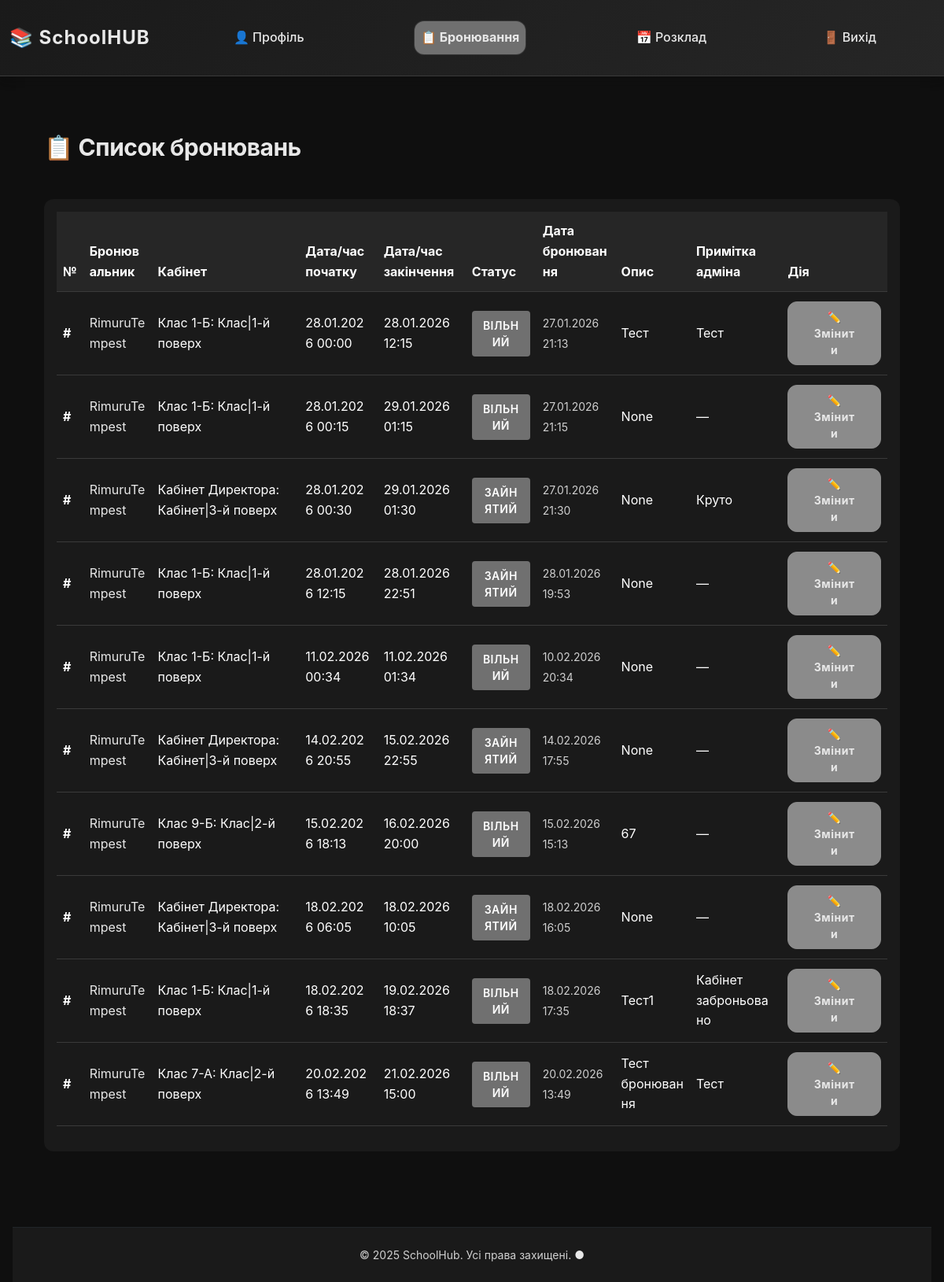
Page /booking/ (signed in) on the committed database.
### Booking/models.py (models this page shows, shortened)
class Booking(models.Model):
    user = models.ForeignKey(User, on_delete=models.CASCADE)
    resource = models.ForeignKey(Resource, on_delete=models.SET_NULL, null=True, verbose_name="Об'єкт")
    start_time = models.DateTimeField(verbose_name="Час початку бронювання")
    end_time = models.DateTimeField(verbose_name="Час завершення бронювання")
    status = models.ForeignKey(Status, on_delete=models.SET_NULL, null=True, verbose_name="Статус")
    created_at = models.DateTimeField(auto_now_add=True)
    description = models.CharField(max_length=255, verbose_name="Додаткова інформація", null=True, blank=True, default=None)
    reason = models.CharField(max_length=255, verbose_name="Інформація від адміністратора/модератора", null=True, blank=True, default=None)

class Status(models.Model):
    name = models.CharField(max_length=50)
    verbose_name = models.CharField(max_length=100)

### Resource/models.py (models this page shows, shortened)
class Resource(models.Model):
    name = models.CharField(max_length=255, verbose_name="Назва")
    type = models.CharField(max_length=255, verbose_name="Тип")
    location = models.ForeignKey(Location, on_delete=models.CASCADE, verbose_name="Розташування")
    is_active = models.BooleanField(default=True, verbose_name="Доступність")
    description = models.TextField(verbose_name="Опис", null=True, blank=True, default=None)
    def __str__(self):
        return f"{self.name}: {self.type}|{self.location.name}"

class Location(models.Model):
    name = models.CharField(max_length=255)

### Booking/views.py (the view)
# urls.py: path("", views.resources, name="resource"),
@has_permission("RB")
@login_required
def resources(request: HttpRequest):
    return render(request, "resource.html", dict(booking=Booking.objects.all()))

### Booking/permissions.py (called while the page is built)
def has_permission(action_name: str):
    def decorator(func):
        @wraps(func)
        def wrap_func(request: HttpRequest, *args, **kwargs):
            if request.user.profile.positions.filter(actions__name=action_name).exists():
                return func(request, *args, **kwargs)
            else:
                messages.error(request, "У вас недостатьно прав")
                return redirect("index")
        return wrap_func
    return decorator

### Booking/templatetags/permissions.py (called while the page is built)
@register.filter(name="has_permission")
def has_permission(user, action_name):
    return user.profile.positions.filter(actions__name=action_name).exists()

### Booking/templates/Resource.html (shortened to what this page needs)
{% extends "base.html" %}
{% load permissions %}
{% block content %}
<div class="container py-4">
    <h1 class="mb-5">📋 Список бронювань</h1>
    {% if booking %}
    <div class="table-wrapper">
        <table class="table table-hover">
            <thead>
                <tr>
                    <th>№</th>
                    <th>Бронювальник</th>
                    <th>Кабінет</th>
                    <th>Дата/час початку</th>
                    <th>Дата/час закінчення</th>
                    <th>Статус</th>
                    <th>Дата бронювання</th>
                    <th>Опис</th>
                    <th>Примітка адміна</th>
                    <th>Дія</th>
                </tr>
            </thead>
            <tbody>
                {% for book in booking %}
                <tr>
                    <td><strong>#{{ forloop.index }}</strong></td>
                    <td><span class="text-accent">{{ book.user }}</span></td>
                    <td>{{ book.resource }}</td>
                    <td>{{ book.start_time|date:"d.m.Y H:i" }}</td>
                    <td>{{ book.end_time|date:"d.m.Y H:i" }}</td>
                    <td>
                        <span class="badge text-bg-info">
                            {{ book.status.verbose_name }}
                        </span>
                    </td>
                    <td><small class="text-muted">{{ book.created_at|date:"d.m.Y H:i" }}</small></td>
                    <td>{{ book.description|truncatewords:5 }}</td>
                    <td>{{ book.reason|default:"—" }}</td>
                    <td>
                        <a href="{% url 'update_book' id=book.id %}" class="btn btn-sm btn-warning">
                            ✏️ Змінити
                        </a>
                    </td>
                </tr>
                {% endfor %}
            </tbody>
        </table>
    </div>
    {% endif %}
</div>
{% endblock content %}

### Profile/static/css/dark-theme.css (style rules this page uses)
:root { --color-bg-primary: #0F0F0F; --color-bg-secondary: #1A1A1A; --color-bg-tertiary: #262626; --color-accent-primary: #E8E8E8; --color-accent-primary-light: #F0F0F0; --color-accent-secondary: #A8A8A8; --color-accent-danger: #D64545; --color-accent-warning: #D4A574; --color-accent-success: #5FA8A8; --color-text-primary: #FFFFFF; --color-text-secondary: #E0E0E0; --color-text-muted: #A8A8A8; --color-border: #3A3A3A; --color-border-light: #4A4A4A; --shadow-sm: 0 2px 8px rgba(0, 0, 0, 0.3); --shadow-md: 0 8px 24px rgba(0, 0, 0, 0.4); --shadow-lg: 0 16px 48px rgba(0, 0, 0, 0.5); --glow-sm: 0 0 8px rgba(232, 232, 232, 0.1); --glow-md: 0 0 16px rgba(232, 232, 232, 0.15); --glow-lg: 0 0 24px rgba(232, 232, 232, 0.2); --font-family: -apple-system, BlinkMacSystemFont, 'Segoe UI', 'Roboto', 'Oxygen', 'Ubuntu', 'Cantarell', 'Fira Sans', 'Droid Sans', 'Helvetica Neue', sans-serif; --font-family-mono: 'SF Mono', Monaco, 'Cascadia Code', 'Courier New', monospace; --font-size-xs: 0.75rem; --font-size-sm: 0.875rem; --font-size-base: 1rem; --font-size-lg: 1.125rem; --font-size-xl: 1.25rem; --font-size-2xl: 1.5rem; --font-size-3xl: 1.875rem; --font-weight-light: 300; --font-weight-normal: 400; --font-weight-medium: 500; --font-weight-semibold: 600; --font-weight-bold: 700; --spacing-xs: 0.25rem; --spacing-sm: 0.5rem; --spacing-base: 1rem; --spacing-lg: 1.5rem; --spacing-xl: 2rem; --spacing-2xl: 3rem; --radius-sm: 0.375rem; --radius-md: 0.5rem; --radius-lg: 0.75rem; --radius-xl: 1rem; --radius-2xl: 1.5rem; --transition-fast: 150ms ease-in-out; --transition-base: 300ms ease-in-out; --transition-slow: 500ms ease-in-out; }
* { margin: 0; padding: 0; box-sizing: border-box; }
html { scroll-behavior: smooth; }
body { background-color: var(--color-bg-primary); color: var(--color-text-primary); font-family: var(--font-family); font-size: var(--font-size-base); font-weight: var(--font-weight-normal); line-height: 1.6; overflow-x: hidden; }
h1, h2, h3, h4, h5, h6 { font-weight: var(--font-weight-bold); line-height: 1.2; color: var(--color-text-primary); margin-bottom: var(--spacing-lg); }
h1 { font-size: var(--font-size-3xl); color: #E8E8E8; letter-spacing: -0.5px; }
a { color: #E8E8E8 !important; text-decoration: none; transition: all var(--transition-base); position: relative; }
.btn { font-weight: var(--font-weight-semibold); border-radius: var(--radius-lg); padding: var(--spacing-sm) var(--spacing-xl); transition: all var(--transition-base); border: 1px solid transparent; text-transform: none; letter-spacing: 0.5px; position: relative; overflow: hidden; }
.btn::before { content: ''; position: absolute; top: 0; left: -100%; width: 100%; height: 100%; background: rgba(255, 255, 255, 0.1); transition: all var(--transition-base); z-index: 0; }
.btn-success, .btn-warning { background-color: #8B8B8B; color: white; border: 1px solid #8B8B8B; font-weight: var(--font-weight-bold); }
.table { color: #FFFFFF; background-color: var(--color-bg-secondary); }
.table thead { background-color: var(--color-bg-tertiary); }
.table thead th { color: #FFFFFF; background-color: var(--color-bg-tertiary); border-color: var(--color-border); }
.table tbody { background-color: var(--color-bg-secondary); }
.table tbody tr { background-color: var(--color-bg-secondary); transition: background-color 0.2s ease-out; }
.table tbody td { color: #FFFFFF; background-color: var(--color-bg-secondary); border-color: var(--color-border); }
.badge { padding: var(--spacing-sm) var(--spacing-lg); border-radius: var(--radius-lg); font-weight: var(--font-weight-semibold); font-size: var(--font-size-sm); transition: all var(--transition-base); }
.text-bg-info { background-color: #4A7BA7 !important; color: #FFFFFF !important; font-weight: 600 !important; padding: 0.5rem 0.75rem !important; border-radius: 4px !important; display: inline-block !important; min-height: auto !important; line-height: 1.5 !important; visibility: visible !important; opacity: 1 !important; }
.text-accent { color: var(--color-accent-primary); }
.text-muted, .form-text, small { color: #D0D0D0 !important; }
.btn { position: relative; overflow: hidden; }
.badge { font-size: var(--font-size-sm); letter-spacing: 0.5px; text-transform: uppercase; }
.badge { background-color: #707070 !important; color: #FFFFFF !important; visibility: visible !important; opacity: 1 !important; text-decoration: none !important; }

### rows in the picture
Booking: user "RimuruTempest", resource "Клас 1-Б: Клас|1-й поверх", start_time "28.01.2026 00:00", end_time "28.01.2026 12:15", status.verbose_name "ВІЛЬНИЙ", created_at "27.01.2026 21:13", description "Тест", reason "Тест"
Booking: user "RimuruTempest", resource "Клас 1-Б: Клас|1-й поверх", start_time "28.01.2026 00:15", end_time "29.01.2026 01:15", status.verbose_name "ВІЛЬНИЙ", created_at "27.01.2026 21:15", description "None", reason "—"
Booking: user "RimuruTempest", resource "Кабінет Директора: Кабінет|3-й поверх", start_time "28.01.2026 00:30", end_time "29.01.2026 01:30", status.verbose_name "ЗАЙНЯТИЙ", created_at "27.01.2026 21:30", description "None", reason "Круто"
Booking: user "RimuruTempest", resource "Клас 1-Б: Клас|1-й поверх", start_time "28.01.2026 12:15", end_time "28.01.2026 22:51", status.verbose_name "ЗАЙНЯТИЙ", created_at "28.01.2026 19:53", description "None", reason "—"
Booking: user "RimuruTempest", resource "Клас 1-Б: Клас|1-й поверх", start_time "11.02.2026 00:34", end_time "11.02.2026 01:34", status.verbose_name "ВІЛЬНИЙ", created_at "10.02.2026 20:34", description "None", reason "—"
Booking: user "RimuruTempest", resource "Кабінет Директора: Кабінет|3-й поверх", start_time "14.02.2026 20:55", end_time "15.02.2026 22:55", status.verbose_name "ЗАЙНЯТИЙ", created_at "14.02.2026 17:55", description "None", reason "—"
Booking: user "RimuruTempest", resource "Клас 9-Б: Клас|2-й поверх", start_time "15.02.2026 18:13", end_time "16.02.2026 20:00", status.verbose_name "ВІЛЬНИЙ", created_at "15.02.2026 15:13", description "67", reason "—"
Booking: user "RimuruTempest", resource "Кабінет Директора: Кабінет|3-й поверх", start_time "18.02.2026 06:05", end_time "18.02.2026 10:05", status.verbose_name "ЗАЙНЯТИЙ", created_at "18.02.2026 16:05", description "None", reason "—"
Booking: user "RimuruTempest", resource "Клас 1-Б: Клас|1-й поверх", start_time "18.02.2026 18:35", end_time "19.02.2026 18:37", status.verbose_name "ВІЛЬНИЙ", created_at "18.02.2026 17:35", description "Тест1", reason "Кабінет заброньовано"
Booking: user "RimuruTempest", resource "Клас 7-А: Клас|2-й поверх", start_time "20.02.2026 13:49", end_time "21.02.2026 15:00", status.verbose_name "ВІЛЬНИЙ", created_at "20.02.2026 13:49", description "Тест бронювання", reason "Тест"
